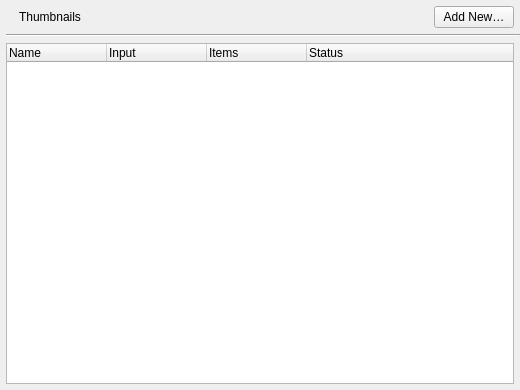
<?xml version="1.0" encoding="UTF-8"?>
<ui version="4.0">
 <class>panel_thumbnails</class>
 <widget class="QWidget" name="panel_thumbnails">
  <property name="geometry">
   <rect>
    <x>0</x>
    <y>0</y>
    <width>520</width>
    <height>390</height>
   </rect>
  </property>
  <property name="surfaceRole" stdset="0">
   <string>panel</string>
  </property>
  <layout class="QVBoxLayout" name="layout_thumbnails">
   <property name="spacing">
    <number>0</number>
   </property>
   <property name="leftMargin">
    <number>6</number>
   </property>
   <property name="topMargin">
    <number>6</number>
   </property>
   <property name="rightMargin">
    <number>0</number>
   </property>
   <property name="bottomMargin">
    <number>6</number>
   </property>
   <item>
    <widget class="QWidget" name="panel_thumbnails_header" native="true">
     <layout class="QHBoxLayout" name="layout_header">
      <property name="spacing">
       <number>6</number>
      </property>
      <property name="leftMargin">
       <number>0</number>
      </property>
      <property name="topMargin">
       <number>0</number>
      </property>
      <property name="rightMargin">
       <number>6</number>
      </property>
      <property name="bottomMargin">
       <number>6</number>
      </property>
      <item>
       <widget class="QLabel" name="label_thumbnails_icon">
        <property name="text">
         <string/>
        </property>
        <property name="pixmap">
         <pixmap>../../shared/icons/material/thumbnails.svg</pixmap>
        </property>
        <property name="iconName" stdset="0">
         <string>thumbnails</string>
        </property>
        <property name="iconSize" stdset="0">
         <number>20</number>
        </property>
       </widget>
      </item>
      <item>
       <widget class="QLabel" name="label_thumbnails_title">
        <property name="text">
         <string>Thumbnails</string>
        </property>
       </widget>
      </item>
      <item>
       <spacer name="spacer_thumbnails">
        <property name="orientation">
         <enum>Qt::Orientation::Horizontal</enum>
        </property>
        <property name="sizeHint" stdset="0">
         <size>
          <width>0</width>
          <height>0</height>
         </size>
        </property>
       </spacer>
      </item>
      <item>
       <widget class="QPushButton" name="button_add_thumbnails">
        <property name="toolTip">
         <string>Create a thumbnail set</string>
        </property>
        <property name="text">
         <string>Add New…</string>
        </property>
        <property name="iconName" stdset="0">
         <string/>
        </property>
       </widget>
      </item>
     </layout>
    </widget>
   </item>
   <item>
    <widget class="Line" name="line_thumbnails">
     <property name="orientation">
      <enum>Qt::Orientation::Horizontal</enum>
     </property>
     <property name="separatorRole" stdset="0">
      <string>inset</string>
     </property>
    </widget>
   </item>
   <item>
    <widget class="QWidget" name="panel_thumbnails_table" native="true">
     <layout class="QVBoxLayout" name="layout_table">
      <property name="spacing">
       <number>6</number>
      </property>
      <property name="leftMargin">
       <number>0</number>
      </property>
      <property name="topMargin">
       <number>6</number>
      </property>
      <property name="rightMargin">
       <number>6</number>
      </property>
      <property name="bottomMargin">
       <number>0</number>
      </property>
      <item>
       <widget class="QTreeWidget" name="tree_thumbnails">
        <property name="alternatingRowColors">
         <bool>true</bool>
        </property>
        <property name="selectionBehavior">
         <enum>QAbstractItemView::SelectionBehavior::SelectRows</enum>
        </property>
        <property name="rootIsDecorated">
         <bool>true</bool>
        </property>
        <property name="uniformRowHeights">
         <bool>false</bool>
        </property>
        <property name="itemsExpandable">
         <bool>true</bool>
        </property>
        <column>
         <property name="text">
          <string>Name</string>
         </property>
        </column>
        <column>
         <property name="text">
          <string>Input</string>
         </property>
        </column>
        <column>
         <property name="text">
          <string>Items</string>
         </property>
        </column>
        <column>
         <property name="text">
          <string>Status</string>
         </property>
        </column>
       </widget>
      </item>
     </layout>
    </widget>
   </item>
  </layout>
 </widget>
 <resources/>
 <connections/>
</ui>
